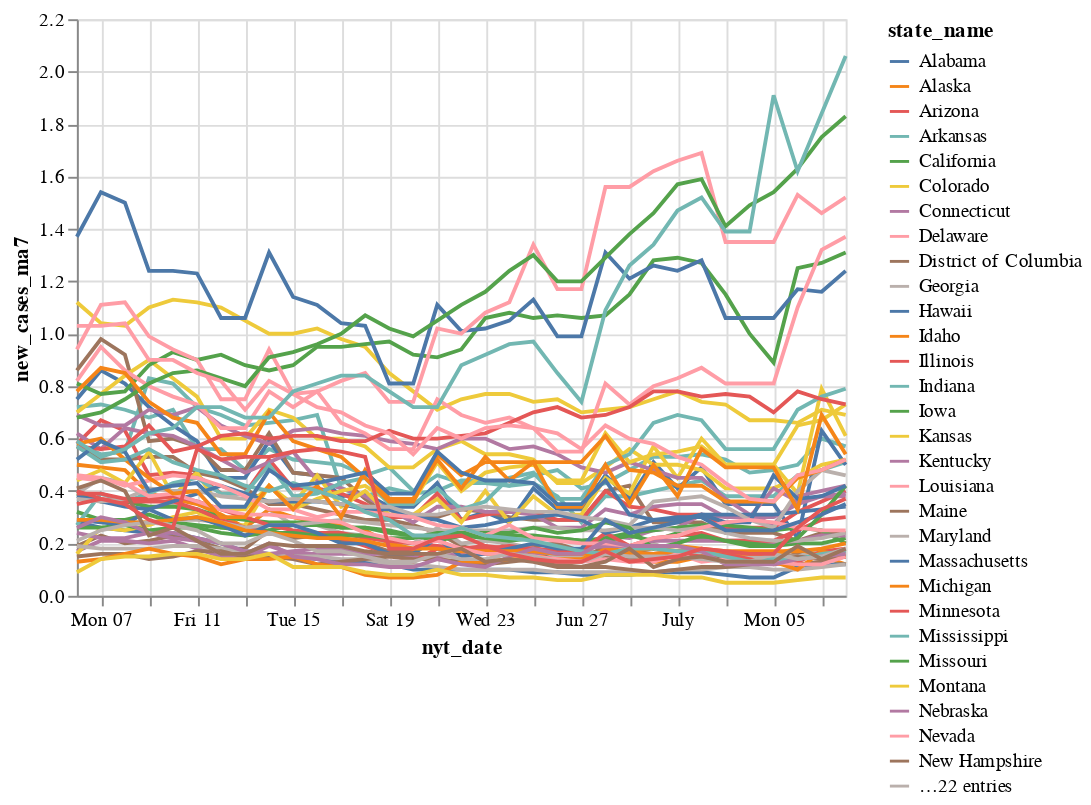

Notebook code cell kept with this figure:
### Markdown cell above
We see that grouping them by states makes it difficult to visualize because there are 50 states. Perhaps we should group them by regions. Even so, we see it is quite clear that there are some states with elevated case and body counts.

### Code cell
alt.Chart(state_moving_average).mark_line().encode(
    x = 'nyt_date',
    y = 'new_cases_ma7',
    color = 'state_name'
)

### Figure 1 — Vega-Lite specification as saved in the notebook (floating-point values rounded to 4 significant figures; data arrays with more than 128 entries replaced by an {"elided": "..."} marker saying what was removed)
{"config": {"view": {"continuousWidth": 400, "continuousHeight": 300}}, "data": {"name": "data-0618f30dcf83ed74b48c506b77958333"}, "mark": "line", "encoding": {"color": {"type": "nominal", "field": "state_name"}, "x": {"type": "temporal", "field": "nyt_date"}, "y": {"type": "quantitative", "field": "new_cases_ma7"}}, "$schema": "https://vega.github.io/schema/vega-lite/v4.8.1.json", "datasets": {"data-0618f30dcf83ed74b48c506b77958333": {"elided": "1683 records"}}}
